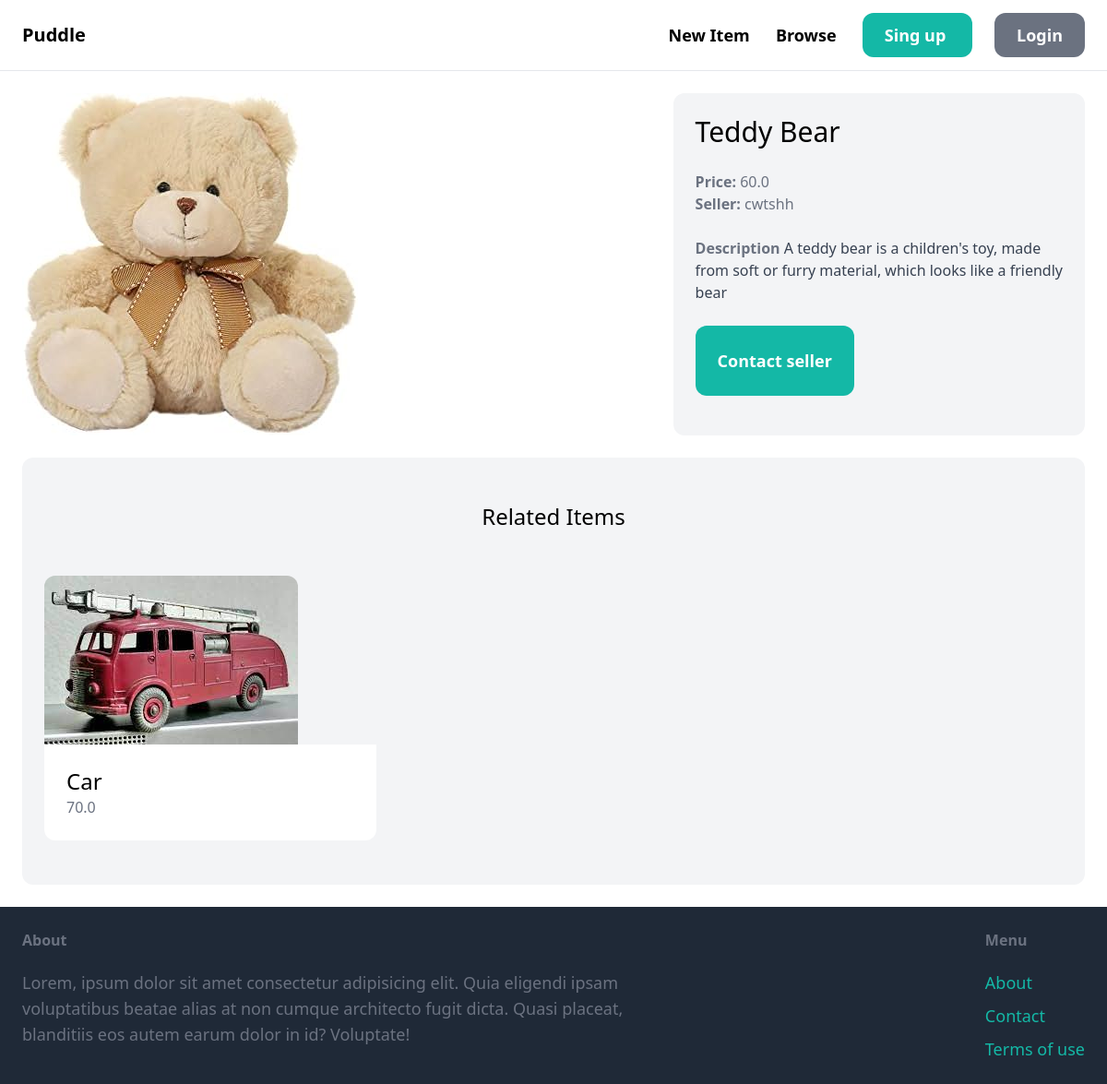
Page /items/1/ on the committed database.
### item/models.py (models this page shows, shortened)
class Item(models.Model):
    category = models.ForeignKey(Category, related_name='items', on_delete=models.CASCADE)
    name = models.CharField(max_length=255)
    description = models.TextField(blank=True, null=True)
    price = models.FloatField()
    image = models.ImageField(upload_to='item_images', blank=True, null=True)
    is_sold = models.BooleanField(default=False)
    created_by = models.ForeignKey(User, related_name='items', on_delete=models.CASCADE)
    created_at = models.DateTimeField(auto_now_add=True)

### item/views.py (the view)
# urls.py: path('<int:pk>/', views.detail, name='detail'),
def detail(request, pk):
    item = get_object_or_404(Item, pk=pk)
    related_items = Item.objects.filter(category= item.category, is_sold=False).exclude(pk=pk)[0:3]
    return render(request, 'item/detail.html', {
        'item': item,
        'related_items': related_items,
    })

### item/templates/item/detail.html (shortened to what this page needs)
{% extends 'core/base.html' %}
{% block content %}
<div class="grid grid-cols-5 gap-6">
    <div class="col-span-3">
        <img src="{{ item.image.url }}" class="rounded-xl mr-3">
    </div>
    <div class="col-span-2 p-6 bg-gray-100 rounded-xl">
        <h1 class="mb-6 text-3xl"> {{ item.name }} </h1>
        <p class="text-gray-500"><strong>Price: </strong> {{ item.price }} </p>
        <p class="text-gray-500"><strong>Seller: </strong> {{ item.created_by.username }} </p>
        <br>
        {% if item.description %}
            <p class="text-gray-700">
                <strong class="text-gray-500">Description</strong>
                {{ item.description }}
            </p>
        {% endif %}
        {% if request.user == item.created_by %}
            <div class="mt-6 p-6 bg-white rounded-xl">
                <p>This is your item</p>
                <a href="{% url 'item:edit' item.id %}" class="inline-block mt-6 px-6 py-3 text-lg font-semibold bg-green-500 text-white rounded-xl">
                    Edit item
                </a>
                <a href="{% url 'item:delete' item.id %}" class="inline-block mt-6 px-6 py-3 text-lg font-semibold bg-red-500 text-white rounded-xl">
                    Delete item
                </a>
            </div>
        {% else %}
        <a href="{% url 'conversation:new' item.id %}" class="inline-block mt-6 px-6 py-6 text-lg font-semibold bg-teal-500 text-white rounded-xl hover:bg-teal-700">
            Contact seller
        </a>
        {% endif %}
    </div>
</div>
{% if related_items %}
    <div class="mt-6 px-6 py-12 bg-gray-100 rounded-xl ">
        <h2 class="mb-12 text-2xl text-center">Related Items</h2>
        <div class="grid grid-cols-3 gap-3">
            {% for item in related_items %}
                <div>
                    <a href=" {% url 'item:detail' item.id %}">
                        <div>
                            <img src="{{item.image.url}}" class="rounded-t-xl w-170 object-fill" />
                        </div>
                        <div class="p-6 bg-white rounded-b-xl">
                            <h2 class="text-2xl"> {{ item.name }} </h2>
                            <p class="text-gray-500"> {{ item.price }} </p>
                        </div>
                    </a>
                </div>
            {% endfor %}
        </div>
    </div>
    {% else %}
        <h2 class="mb-12 text-2xl text-center">No related items</h2>
    {% endif %}
{% endblock %}

### rows in the picture
Item: image (picture), name "Teddy Bear", price "60.0", created_by.username "cwtshh", description "A teddy bear is a children's toy, made from soft or furry material, which looks like a friendly bear"
Item: image (picture), name "Car", price "70.0"
